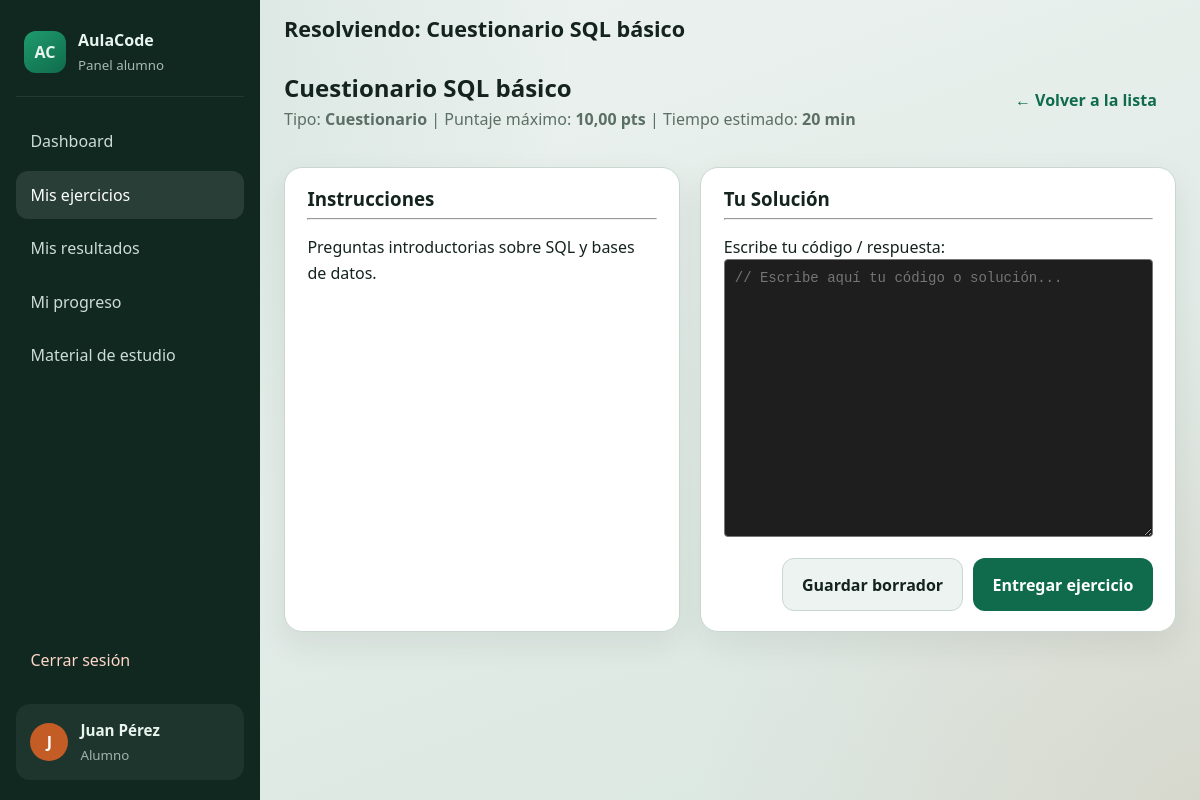
Page /alumno/ejercicio_resolver.php?id=1 (signed in) on the committed database.
### tables this page shows
CREATE TABLE `ejercicios` (
  `id` INT UNSIGNED NOT NULL AUTO_INCREMENT,
  `titulo` VARCHAR(200) NOT NULL,
  `descripcion` TEXT NULL,
  `tipo` ENUM('CUESTIONARIO','SQL','PHP','RESPUESTA_ESCRITA','PROYECTO') NOT NULL DEFAULT 'CUESTIONARIO',
  `duracion_minutos` INT UNSIGNED NOT NULL DEFAULT 30,
  `fecha_inicio` DATETIME NULL DEFAULT NULL,
  `fecha_fin` DATETIME NULL DEFAULT NULL,
  `puntuacion_maxima` DECIMAL(6,2) NOT NULL DEFAULT 10.00,
  `estado` ENUM('BORRADOR','PUBLICADO','CERRADO') NOT NULL DEFAULT 'BORRADOR',
  `creado_por` INT UNSIGNED NOT NULL,
  `creado_en` DATETIME NOT NULL DEFAULT CURRENT_TIMESTAMP,
  `actualizado_en` DATETIME NULL DEFAULT NULL ON UPDATE CURRENT_TIMESTAMP,
  PRIMARY KEY (`id`),
  KEY `idx_ejercicios_estado` (`estado`),
  KEY `idx_ejercicios_tipo` (`tipo`),
  KEY `idx_ejercicios_creado_por` (`creado_por`),
  CONSTRAINT `fk_ejercicios_creado_por`
    FOREIGN KEY (`creado_por`) REFERENCES `usuarios` (`id`)
    ON UPDATE CASCADE ON DELETE RESTRICT
);

### includes/functions.php (called while the page is built, shortened)
<?php
function e(?string $value): string
{
    return htmlspecialchars((string) $value, ENT_QUOTES | ENT_SUBSTITUTE, 'UTF-8');
}
function url(string $path = ''): string
{
    $path = ltrim($path, '/');
    return BASE_PATH . ($path !== '' ? '/' . $path : '');
}
function format_score(?float $value): string
{
    return number_format($value, 2, ',', '.');
}
function label_ejercicio_tipo(string $tipo): string
{
    return match ($tipo) {
        'CUESTIONARIO'      => 'Cuestionario',
        'SQL'               => 'SQL',
        'PHP'               => 'PHP',
        'RESPUESTA_ESCRITA' => 'Respuesta escrita',
        'PROYECTO'          => 'Proyecto',
        default             => $tipo,
    };
}

### includes/auth.php (called while the page is built, shortened)
<?php
function is_logged_in(): bool
{
    return !empty($_SESSION['user_id']) && !empty($_SESSION['rol']);
}
function current_user(): ?array
{
    return [
        'id'        => (int) $_SESSION['user_id'],
        'usuario'   => (string) ($_SESSION['usuario'] ?? ''),
        'nombre'    => (string) ($_SESSION['nombre'] ?? ''),
        'apellidos' => (string) ($_SESSION['apellidos'] ?? ''),
        'rol'       => (string) ($_SESSION['rol'] ?? ''),
        'grupo_id'  => isset($_SESSION['grupo_id']) ? (int) $_SESSION['grupo_id'] : null,
    ];
}
function current_user_fullname(): string
{
    $user = current_user();
    return trim($user['nombre'] . ' ' . $user['apellidos']);
}

### alumno/ejercicio_resolver.php (the view, shortened to what this page needs)
<?php
$user = current_user();
$pdo = db();
$ejercicioId = filter_input(INPUT_GET, 'id', FILTER_VALIDATE_INT);
$stmt = $pdo->prepare("
    SELECT e.*
    FROM ejercicios e
    WHERE e.id = :id
      AND e.estado = 'PUBLICADO'
      AND (
        NOT EXISTS (SELECT 1 FROM asignaciones a WHERE a.ejercicio_id = e.id)
        OR EXISTS (
          SELECT 1 FROM asignaciones a
          WHERE a.ejercicio_id = e.id
            AND (a.usuario_id = :uid OR (a.grupo_id IS NOT NULL AND a.grupo_id = :gid))
        )
      )
    LIMIT 1
");
$stmt->execute([
    'id'  => $ejercicioId,
    'uid' => $user['id'],
    'gid' => $user['grupo_id'] ?? null,
]);
$ejercicio = $stmt->fetch();
$stmtIntento = $pdo->prepare("
    SELECT * FROM intentos
    WHERE ejercicio_id = :ej_id AND usuario_id = :uid
    ORDER BY id DESC
    LIMIT 1
");
$stmtIntento->execute([
    'ej_id' => $ejercicio['id'],
    'uid'   => $user['id'],
]);
$intento = $stmtIntento->fetch();
if (!$intento) {
    $stmtIntento->execute(['ej_id' => $ejercicio['id'], 'uid' => $user['id']]);
    $intento = $stmtIntento->fetch();
}
$pageTitle = 'Resolviendo: ' . ($ejercicio['titulo'] ?? 'Ejercicio');
$activeMenu = 'ejercicios';
require_once __DIR__ . '/../includes/header.php';
?>
<section class="toolbar">
    <div>
        <h2><?= e($ejercicio['titulo']) ?></h2>
        <p class="muted">
            Tipo: <strong><?= e(label_ejercicio_tipo($ejercicio['tipo'] ?? '')) ?></strong> |
            Puntaje máximo: <strong><?= e(format_score((float)$ejercicio['puntuacion_maxima'])) ?> pts</strong>
            <?php if (!empty($ejercicio['duracion_minutos'])): ?>
                | Tiempo estimado: <strong><?= (int)$ejercicio['duracion_minutos'] ?> min</strong>
            <?php endif; ?>
        </p>
    </div>
    <div>
        <a href="ejercicios.php" class="btn btn-outline">&larr; Volver a la lista</a>
    </div>
</section>
<div class="grid-layout" style="display: grid; grid-template-columns: 1fr 1.2fr; gap: 20px; margin-top: 15px;">
    <section class="panel">
        <h3>Instrucciones</h3>
        <hr>
        <div class="ejercicio-descripcion" style="line-height: 1.6; margin-top: 15px;">
            <?= nl2br(e($ejercicio['descripcion'] ?? 'Sin descripción detallada.')) ?>
        </div>
    </section>
    <section class="panel">
        <h3>Tu Solución</h3>
        <hr>
        <form method="POST" style="margin-top: 15px;">
            <div class="form-group">
                <label for="codigo_respuesta">Escribe tu código / respuesta:</label>
                <textarea
                    name="codigo_respuesta"
                    id="codigo_respuesta"
                    rows="16"
                    class="form-control"
                    style="font-family: monospace; width: 100%; padding: 10px; font-size: 14px; background: #1e1e1e; color: #d4d4d4; border-radius: 4px;"
                    placeholder="// Escribe aquí tu código o solución..."
                ><?= e($intento['codigo_respuesta'] ?? '') ?></textarea>
            </div>
            <div style="display: flex; gap: 10px; justify-content: flex-end; margin-top: 15px;">
                <button type="submit" name="accion" value="guardar" class="btn btn-secondary">
                    Guardar borrador
                </button>
                <button type="submit" name="accion" value="finalizar" class="btn btn-primary" onclick="return confirm('¿Estás seguro de que deseas entregar este ejercicio? Ya no podrás editarlo.');">
                    Entregar ejercicio
                </button>
            </div>
        </form>
    </section>
</div>
<?php require_once __DIR__ . '/../includes/footer.php'; ?>

### includes/navbar_alumno.php (shortened to what this page needs)
<?php
$activeMenu = $activeMenu ?? 'dashboard';
$fullName = current_user_fullname();
?>
<aside class="sidebar sidebar-alumno" id="sidebar">
    <div class="sidebar-brand">
        <span class="brand-mark">AC</span>
        <div>
            <strong><?= e(APP_NAME) ?></strong>
            <small>Panel alumno</small>
        </div>
    </div>
    <nav class="sidebar-nav">
        <a href="<?= e(url('alumno/dashboard.php')) ?>" class="<?= $activeMenu === 'dashboard' ? 'active' : '' ?>">Dashboard</a>
        <a href="<?= e(url('alumno/ejercicios.php')) ?>" class="<?= $activeMenu === 'ejercicios' ? 'active' : '' ?>">Mis ejercicios</a>
        <a href="<?= e(url('alumno/resultados.php')) ?>" class="<?= $activeMenu === 'resultados' ? 'active' : '' ?>">Mis resultados</a>
        <a href="<?= e(url('alumno/progreso.php')) ?>" class="<?= $activeMenu === 'progreso' ? 'active' : '' ?>">Mi progreso</a>
        <a href="<?= e(url('alumno/materiales.php')) ?>" class="<?= $activeMenu === 'materiales' ? 'active' : '' ?>">Material de estudio</a>
        <a href="<?= e(url('auth/logout.php')) ?>" class="nav-logout">Cerrar sesión</a>
    </nav>
    <div class="sidebar-user">
        <span class="avatar"><?= e(mb_substr($fullName, 0, 1)) ?></span>
        <div>
            <strong><?= e($fullName) ?></strong>
            <small>Alumno</small>
        </div>
    </div>
</aside>
<header class="topbar">
    <div class="topbar-title">
        <h1><?= e($pageTitle) ?></h1>
    </div>
</header>

### assets/css/style.css (style rules this page uses)
:root { --bg: #eef3f1; --bg-deep: #d9e6e0; --surface: #ffffff; --ink: #14231d; --muted: #5b6f66; --line: #c9d7d0; --brand: #0f6b4c; --brand-dark: #0a4d37; --brand-soft: #d8f0e5; --accent: #c45c26; --accent-soft: #f8e6dc; --danger: #b42318; --danger-soft: #fde8e6; --success: #0f6b4c; --success-soft: #d8f0e5; --warning: #9a6700; --warning-soft: #fff4d6; --shadow: 0 12px 32px rgba(20, 35, 29, 0.08); --radius: 18px; --sidebar-w: 260px; --font-display: "Segoe UI", "Trebuchet MS", sans-serif; --font-body: "Segoe UI", "Candara", sans-serif; }
*, *::before, *::after { box-sizing: border-box; }
html, body { margin: 0; padding: 0; min-height: 100%; }
body { font-family: var(--font-body); color: var(--ink); background: radial-gradient(circle at top left, rgba(15, 107, 76, 0.12), transparent 40%), radial-gradient(circle at bottom right, rgba(196, 92, 38, 0.10), transparent 35%), linear-gradient(160deg, var(--bg), var(--bg-deep)); line-height: 1.5; }
a { color: var(--brand); text-decoration: none; }
h1, h2, h3, h4 { font-family: var(--font-display); margin: 0 0 0.5rem; line-height: 1.2; }
p { margin: 0 0 1rem; color: var(--muted); }
.sidebar { grid-row: 1 / span 2; background: #102820; color: #e8f5ef; display: flex; flex-direction: column; padding: 1.25rem 1rem; position: sticky; top: 0; height: 100vh; }
.sidebar-brand { display: flex; align-items: center; gap: 0.75rem; padding: 0.5rem 0.5rem 1.25rem; border-bottom: 1px solid rgba(255, 255, 255, 0.08); }
.brand-mark { width: 42px; height: 42px; border-radius: 12px; display: grid; place-items: center; background: linear-gradient(145deg, #1f9b6d, #0f6b4c); font-weight: 700; }
.sidebar-brand strong { display: block; }
.sidebar-brand small { color: rgba(232, 245, 239, 0.7); }
.sidebar-nav { display: flex; flex-direction: column; gap: 0.35rem; padding: 1.25rem 0; flex: 1; }
.sidebar-nav a { color: rgba(232, 245, 239, 0.88); padding: 0.75rem 0.9rem; border-radius: 12px; transition: background 0.15s ease; }
.sidebar-nav a:hover, .sidebar-nav a.active { background: rgba(255, 255, 255, 0.1); color: #fff; }
.sidebar-nav .nav-logout { margin-top: auto; color: #ffd7c8; }
.sidebar-user { display: flex; align-items: center; gap: 0.75rem; padding: 0.9rem; border-radius: 14px; background: rgba(255, 255, 255, 0.06); }
.avatar { width: 38px; height: 38px; border-radius: 50%; display: grid; place-items: center; background: var(--accent); color: #fff; font-weight: 700; }
.sidebar-user strong { display: block; font-size: 0.95rem; }
.sidebar-user small { color: rgba(232, 245, 239, 0.65); }
.topbar { grid-column: 2; display: flex; align-items: center; gap: 0.75rem; padding: 1rem 1.5rem 0.25rem; }
.topbar-title h1 { font-size: 1.35rem; }
.stat-card, .panel { background: var(--surface); border: 1px solid var(--line); border-radius: var(--radius); box-shadow: var(--shadow); }
.panel { padding: 1.25rem 1.4rem; }
.btn { display: inline-flex; align-items: center; justify-content: center; gap: 0.4rem; border: 0; border-radius: 12px; padding: 0.85rem 1.2rem; font: inherit; font-weight: 600; cursor: pointer; transition: transform 0.12s ease, background 0.12s ease; }
.btn-primary { background: var(--brand); color: #fff; }
.toolbar { display: flex; justify-content: space-between; align-items: flex-start; gap: 1rem; margin: 0.75rem 0 1.25rem; flex-wrap: wrap; }
.toolbar h2 { margin-bottom: 0.25rem; }
.btn-secondary { background: #edf3f0; color: var(--ink); border: 1px solid var(--line); }
.muted { color: var(--muted); }

### rows in the picture
ejercicios: titulo "Resolviendo: Cuestionario SQL básico", titulo "Cuestionario SQL básico", tipo "Cuestionario", puntuacion_maxima "10,00", duracion_minutos "20", descripcion "Preguntas introductorias sobre SQL y bases de datos."

### other values in the picture
APP_NAME "AulaCode"
mb_substr($fullName, 0, 1) "J"
$fullName "Juan Pérez"
